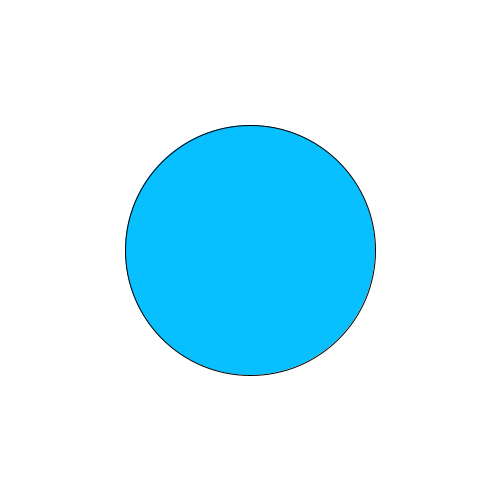
Frame 1 (no input)
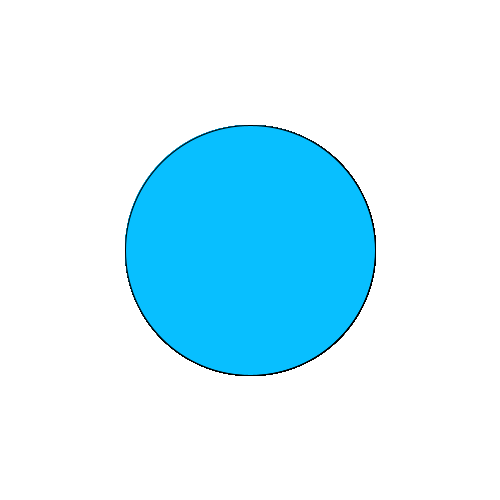
Frame 60 (the mouse pressed at the canvas centre just before this capture)
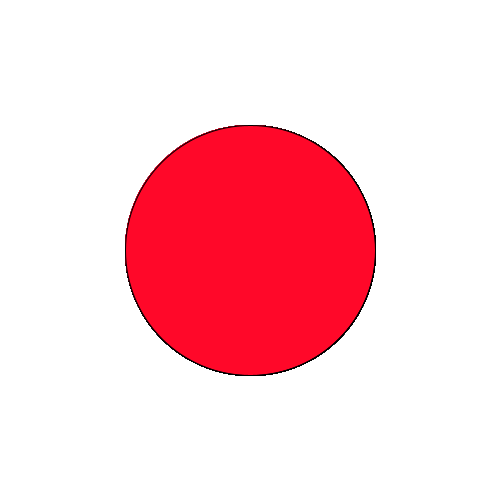
Frame 120 (the mouse held since frame 60 and released just before this capture)

The Processing sketch that drew these frames (run headless with seeded random() and noise(); from frame 60 on, the mouse is pressed at the canvas centre):

// Processing sketch: logical_dot
// ── logical_dot.pde
void setup(){
  size(500,500);
  background(#FFFFFF);
}

void draw(){
  fill(#08BFFF);
  if (mousePressed){
    fill(#FF0829);
  }
  ellipse(250,250,250,250);
}
